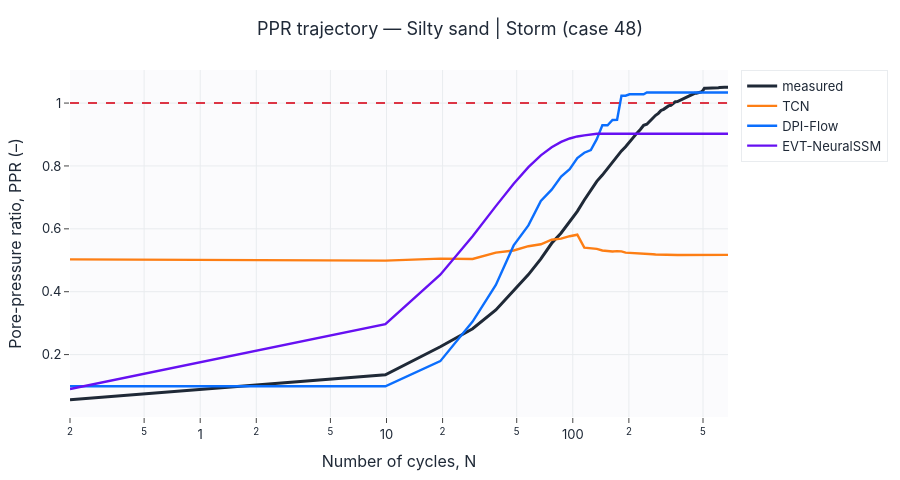
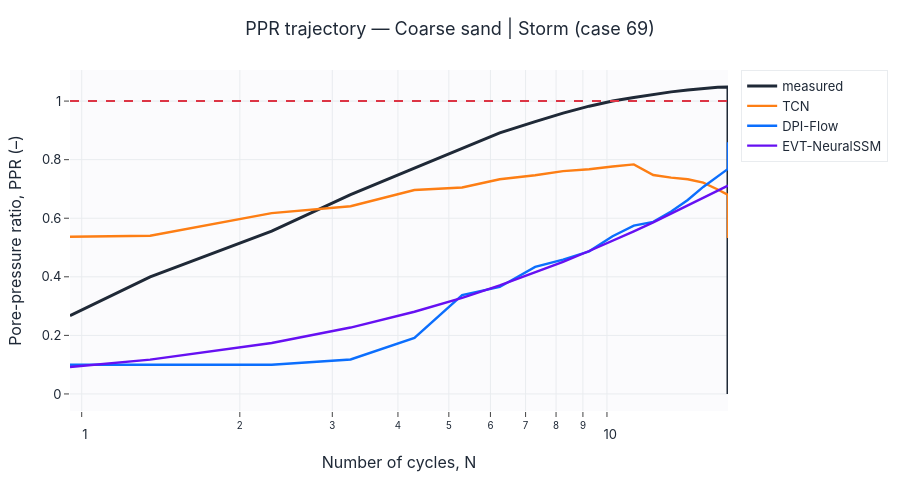
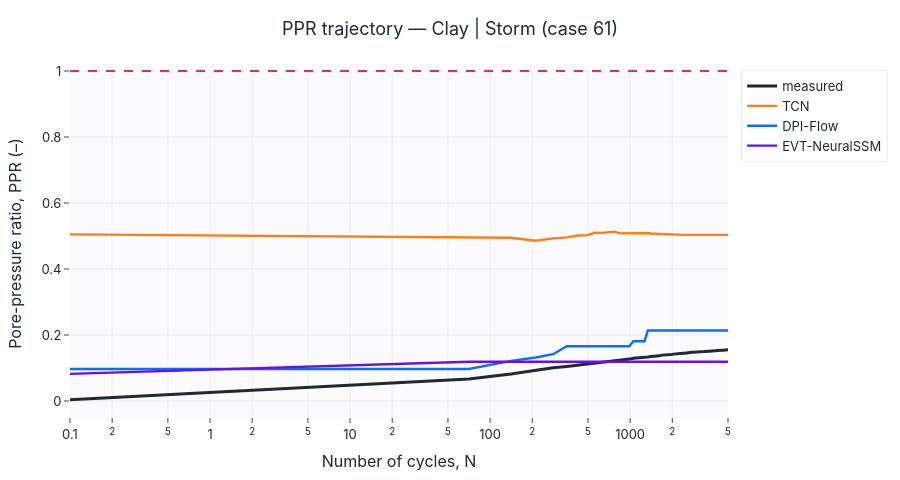

Notebook code for these charts, in order:
### Markdown cell above
## Representative trajectories: ground truth vs models

### Code cell
pick = (tm[tm["liq_label"] == 1].sort_values("PPR_max_true", ascending=False).head(2).index.tolist()
        + tm[tm["liq_label"] == 0].sort_values("PPR_max_true").head(1).index.tolist())
for idx in pick:
    soil = SOIL_DISPLAY_NAMES_EN.get(tm.loc[idx, "soil_type"], tm.loc[idx, "soil_type"])
    load = LOAD_DISPLAY_NAMES_EN.get(tm.loc[idx, "load_mode"], tm.loc[idx, "load_mode"])
    series = [
        {"x": cycles[idx], "y": r_true[idx], "name": "measured", "color": "#1f2937", "width": 3},
        {"x": cycles[idx], "y": tcn_out["traj_mean"][idx], "name": "TCN", "color": "#fd7e14"},
        {"x": cycles[idx], "y": dpi_out["traj_mean"][idx], "name": "DPI-Flow", "color": "#0b6efd"},
        {"x": cycles[idx], "y": evt_out["traj_mean"][idx], "name": "EVT-NeuralSSM", "color": "#6610f2"},
    ]
    lines(series, title=f"PPR trajectory — {soil} | {load} (case {idx})",
          xlabel="Number of cycles, N", ylabel="Pore-pressure ratio, PPR (–)", logx=True, hline=1.0,
          save=SAVE_FIGS, fig_id=f"3_3_trajectory_case_{idx}").show()
